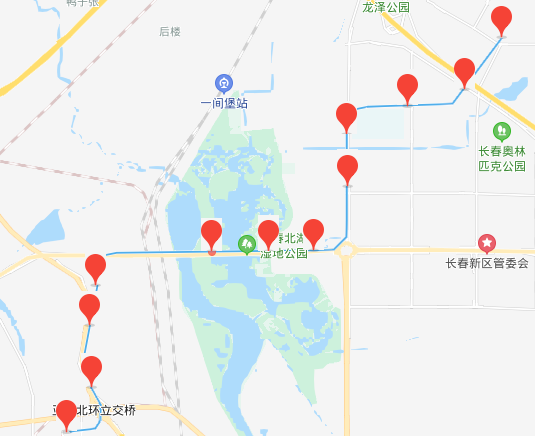
#> input picture Python.OpenCV.From.Novice.To.Practice/code/10/05/image.png, 535 x 436 px
$ python Demo_05.py
#> lines starting #> are read from the running program, lines starting #| are printed output that depends on the picture; after the words box and inside, x2 and y2 are one past the last pixel; in counts of white or black regions, pixels touching at a corner belong together
import cv2

image = cv2.imread("image.png")  # 读取原始图像
#> image is the input picture: shape (436, 535, 3); mean B, G, R 236, 237.1, 235.4
templ = cv2.imread("templ.png")  # 读取模板图像
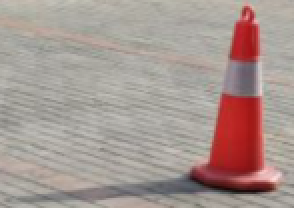
#> input picture Python.OpenCV.From.Novice.To.Practice/code/10/02/templ.png, 147 x 104 px, found by its file name (shown 2 times larger)
#> templ is the input picture: shape (104, 147, 3); mean B, G, R 145.9, 151.4, 167.4
height, width, c = templ.shape  # 获取模板图像的高度、宽度和通道数
#> height = 104; width = 147; c = 3
results = cv2.matchTemplate(image, templ, cv2.TM_CCOEFF_NORMED)  # 按照标准相关系数匹配
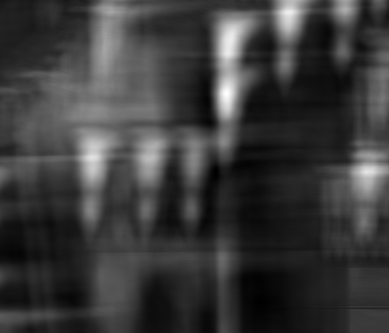
#> results: shape (333, 389) float32; min -0.136, max 0.443, mean -0.00119; drawn with min black and max white
station_Num = 0  # 初始化快轨的站台个数为0
for y in range(len(results)):  # 遍历结果数组的行
    for x in range(len(results[y])):  # 遍历结果数组的列
        if results[y][x] > 0.99:  # 如果相关系数大于0.99则认为匹配成功
            # 在最佳匹配结果位置绘制蓝色矩形边框
            cv2.rectangle(image, (x, y), (x + width, y + height), (255, 0, 0), 2)
            station_Num += 1  # 快轨的站台个数加1
#> after the loop, station_Num = 0
cv2.putText(image, "the numbers of stations: " + str(station_Num), (0, 30),
         cv2.FONT_HERSHEY_COMPLEX_SMALL, 1, (0, 0, 255), 1)  # 在原始图像绘制快轨站台的总数
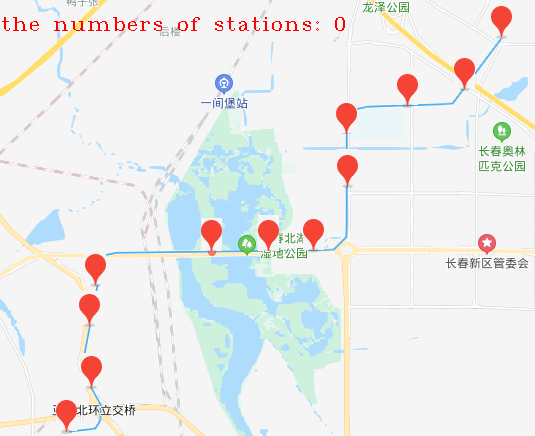
#> image: shape (436, 535, 3); 0.41% of pixels changed, all inside (x1, y1, x2, y2) = (2, 17, 345, 31)
cv2.imshow("result", image)  # 显示匹配的结果
cv2.waitKey()  # 按下任何键盘按键后
cv2.destroyAllWindows()  # 释放所有窗体
